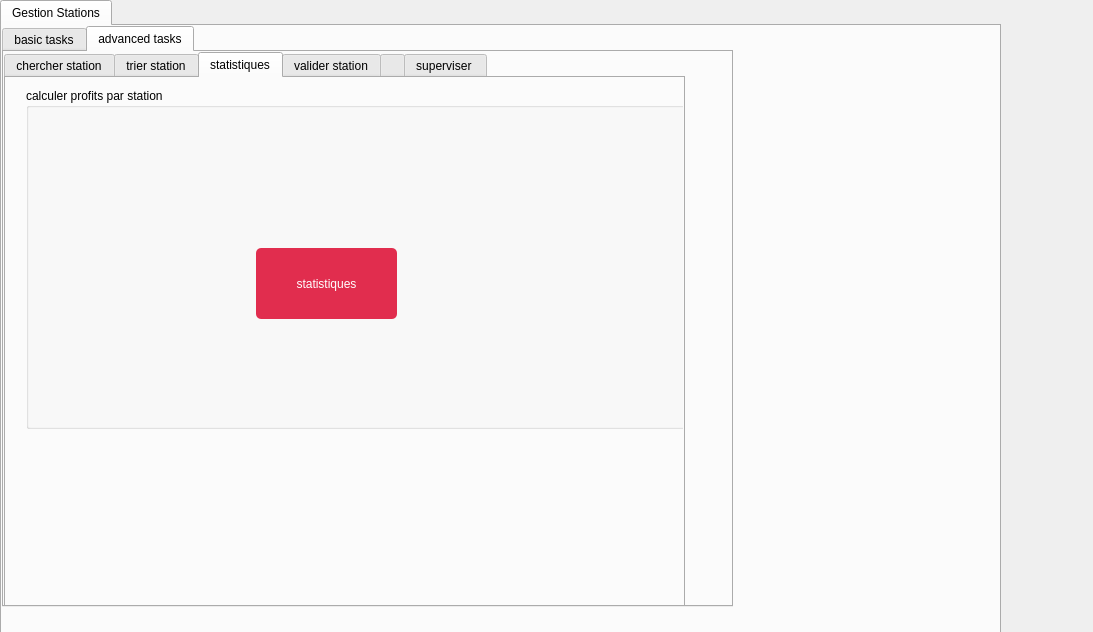
<?xml version="1.0" encoding="UTF-8"?>
<ui version="4.0">
 <class>DialogStation</class>
 <widget class="QDialog" name="DialogStation">
  <property name="geometry">
   <rect>
    <x>0</x>
    <y>0</y>
    <width>1093</width>
    <height>632</height>
   </rect>
  </property>
  <property name="windowTitle">
   <string>Dialog</string>
  </property>
  <widget class="QTabWidget" name="tabWidget_3">
   <property name="geometry">
    <rect>
     <x>0</x>
     <y>0</y>
     <width>1001</width>
     <height>671</height>
    </rect>
   </property>
   <property name="styleSheet">
    <string notr="true"/>
   </property>
   <property name="currentIndex">
    <number>0</number>
   </property>
   <property name="tabBarAutoHide">
    <bool>false</bool>
   </property>
   <widget class="QWidget" name="tab_12">
    <attribute name="title">
     <string>Gestion Stations</string>
    </attribute>
    <widget class="QTabWidget" name="tabWidget_5">
     <property name="geometry">
      <rect>
       <x>0</x>
       <y>0</y>
       <width>731</width>
       <height>581</height>
      </rect>
     </property>
     <property name="styleSheet">
      <string notr="true">background-image: url(:/img/pngtree-bus-stop-city-png-image_677426.jpg);</string>
     </property>
     <property name="currentIndex">
      <number>1</number>
     </property>
     <widget class="QWidget" name="tab_16">
      <attribute name="title">
       <string>basic tasks</string>
      </attribute>
      <widget class="QTabWidget" name="tabWidget_8">
       <property name="geometry">
        <rect>
         <x>0</x>
         <y>0</y>
         <width>691</width>
         <height>561</height>
        </rect>
       </property>
       <property name="styleSheet">
        <string notr="true"/>
       </property>
       <property name="currentIndex">
        <number>2</number>
       </property>
       <widget class="QWidget" name="tab_20">
        <attribute name="title">
         <string>ajouter station</string>
        </attribute>
        <widget class="QGroupBox" name="groupBox_6">
         <property name="geometry">
          <rect>
           <x>40</x>
           <y>10</y>
           <width>531</width>
           <height>331</height>
          </rect>
         </property>
         <property name="title">
          <string>ajouter station</string>
         </property>
         <widget class="QLabel" name="label_9">
          <property name="geometry">
           <rect>
            <x>50</x>
            <y>90</y>
            <width>56</width>
            <height>16</height>
           </rect>
          </property>
          <property name="text">
           <string>numero</string>
          </property>
         </widget>
         <widget class="QLabel" name="label_10">
          <property name="geometry">
           <rect>
            <x>50</x>
            <y>140</y>
            <width>56</width>
            <height>16</height>
           </rect>
          </property>
          <property name="text">
           <string>ville</string>
          </property>
         </widget>
         <widget class="QLabel" name="label_11">
          <property name="geometry">
           <rect>
            <x>50</x>
            <y>180</y>
            <width>56</width>
            <height>16</height>
           </rect>
          </property>
          <property name="text">
           <string>region</string>
          </property>
         </widget>
         <widget class="QLabel" name="label_12">
          <property name="geometry">
           <rect>
            <x>40</x>
            <y>230</y>
            <width>71</width>
            <height>16</height>
           </rect>
          </property>
          <property name="text">
           <string> ID lagent</string>
          </property>
         </widget>
         <widget class="QLineEdit" name="nom_station">
          <property name="geometry">
           <rect>
            <x>160</x>
            <y>40</y>
            <width>191</width>
            <height>22</height>
           </rect>
          </property>
          <property name="styleSheet">
           <string notr="true">background-color: rgb(170, 255, 255);</string>
          </property>
         </widget>
         <widget class="QLineEdit" name="le_numero">
          <property name="geometry">
           <rect>
            <x>160</x>
            <y>90</y>
            <width>191</width>
            <height>22</height>
           </rect>
          </property>
          <property name="styleSheet">
           <string notr="true">background-color: rgb(170, 255, 255);</string>
          </property>
         </widget>
         <widget class="QLineEdit" name="le_ville">
          <property name="geometry">
           <rect>
            <x>160</x>
            <y>130</y>
            <width>191</width>
            <height>22</height>
           </rect>
          </property>
          <property name="styleSheet">
           <string notr="true">background-color: rgb(170, 255, 255);</string>
          </property>
          <property name="text">
           <string/>
          </property>
         </widget>
         <widget class="QLineEdit" name="le_region">
          <property name="geometry">
           <rect>
            <x>160</x>
            <y>180</y>
            <width>191</width>
            <height>22</height>
           </rect>
          </property>
          <property name="styleSheet">
           <string notr="true">background-color: rgb(170, 255, 255);</string>
          </property>
         </widget>
         <widget class="QLineEdit" name="id_agent">
          <property name="geometry">
           <rect>
            <x>160</x>
            <y>230</y>
            <width>191</width>
            <height>22</height>
           </rect>
          </property>
          <property name="styleSheet">
           <string notr="true">background-color: rgb(170, 255, 255);</string>
          </property>
         </widget>
         <widget class="QLabel" name="label_8">
          <property name="geometry">
           <rect>
            <x>40</x>
            <y>40</y>
            <width>71</width>
            <height>16</height>
           </rect>
          </property>
          <property name="text">
           <string>nom station</string>
          </property>
         </widget>
         <widget class="QPushButton" name="pb_ajouter">
          <property name="geometry">
           <rect>
            <x>384</x>
            <y>290</y>
            <width>91</width>
            <height>23</height>
           </rect>
          </property>
          <property name="styleSheet">
           <string notr="true">QPushButton {

padding: 1px;

border-style: solid;

border: 2px solid gray;

border-radius: 8px;

background-color: rgb(143, 143, 143);

border:2px solid #000;

}

QPushButton {

color: #fff !important;

text-transform: uppercase;

text-decoration: none;

background: #e12d4e;

padding: 20px;

border-radius: 5px;

display: inline-block;

border: none;

transition: all 0.4s ease 0s;

}

QPushButton:hover {

background: #434343;

letter-spacing: 1px;

-webkit-box-shadow: 0px 5px 40px -10px rgba(0,0,0,0.57);

-moz-box-shadow: 0px 5px 40px -10px rgba(0,0,0,0.57);

box-shadow: 5px 40px -10px rgba(0,0,0,0.57);

transition: all 0.4s ease 0s;

}</string>
          </property>
          <property name="text">
           <string>ajouter</string>
          </property>
         </widget>
        </widget>
       </widget>
       <widget class="QWidget" name="tab_21">
        <attribute name="title">
         <string>afficher station</string>
        </attribute>
        <widget class="QTableView" name="tablestation">
         <property name="geometry">
          <rect>
           <x>20</x>
           <y>10</y>
           <width>441</width>
           <height>151</height>
          </rect>
         </property>
        </widget>
        <widget class="QPushButton" name="pb_afficher">
         <property name="geometry">
          <rect>
           <x>530</x>
           <y>120</y>
           <width>91</width>
           <height>23</height>
          </rect>
         </property>
         <property name="styleSheet">
          <string notr="true">QPushButton {

padding: 1px;

border-style: solid;

border: 2px solid gray;

border-radius: 8px;

background-color: rgb(143, 143, 143);

border:2px solid #000;

}

QPushButton {

color: #fff !important;

text-transform: uppercase;

text-decoration: none;

background: #e12d4e;

padding: 20px;

border-radius: 5px;

display: inline-block;

border: none;

transition: all 0.4s ease 0s;

}

QPushButton:hover {

background: #434343;

letter-spacing: 1px;

-webkit-box-shadow: 0px 5px 40px -10px rgba(0,0,0,0.57);

-moz-box-shadow: 0px 5px 40px -10px rgba(0,0,0,0.57);

box-shadow: 5px 40px -10px rgba(0,0,0,0.57);

transition: all 0.4s ease 0s;

}</string>
         </property>
         <property name="text">
          <string>afficher</string>
         </property>
        </widget>
       </widget>
       <widget class="QWidget" name="tab_7">
        <attribute name="title">
         <string>modifier station</string>
        </attribute>
        <widget class="QGroupBox" name="groupBox_7">
         <property name="geometry">
          <rect>
           <x>40</x>
           <y>10</y>
           <width>571</width>
           <height>391</height>
          </rect>
         </property>
         <property name="title">
          <string>modifier station</string>
         </property>
         <widget class="QGroupBox" name="groupBox_8">
          <property name="geometry">
           <rect>
            <x>10</x>
            <y>30</y>
            <width>141</width>
            <height>101</height>
           </rect>
          </property>
          <property name="title">
           <string>entrer num station</string>
          </property>
          <widget class="QLineEdit" name="numstation_edit">
           <property name="geometry">
            <rect>
             <x>10</x>
             <y>20</y>
             <width>113</width>
             <height>22</height>
            </rect>
           </property>
           <property name="styleSheet">
            <string notr="true">background-color: rgb(170, 255, 255);</string>
           </property>
          </widget>
         </widget>
         <widget class="QLabel" name="label_22">
          <property name="geometry">
           <rect>
            <x>20</x>
            <y>270</y>
            <width>51</width>
            <height>16</height>
           </rect>
          </property>
          <property name="text">
           <string>region</string>
          </property>
         </widget>
         <widget class="QLineEdit" name="region_edit">
          <property name="geometry">
           <rect>
            <x>110</x>
            <y>270</y>
            <width>191</width>
            <height>22</height>
           </rect>
          </property>
          <property name="styleSheet">
           <string notr="true">background-color: rgb(170, 255, 255);</string>
          </property>
         </widget>
         <widget class="QLabel" name="label_18">
          <property name="geometry">
           <rect>
            <x>15</x>
            <y>220</y>
            <width>56</width>
            <height>16</height>
           </rect>
          </property>
          <property name="text">
           <string>ville</string>
          </property>
         </widget>
         <widget class="QLabel" name="label_19">
          <property name="geometry">
           <rect>
            <x>15</x>
            <y>180</y>
            <width>56</width>
            <height>16</height>
           </rect>
          </property>
          <property name="text">
           <string>Agent</string>
          </property>
         </widget>
         <widget class="QLineEdit" name="ville_edit">
          <property name="geometry">
           <rect>
            <x>105</x>
            <y>220</y>
            <width>191</width>
            <height>22</height>
           </rect>
          </property>
          <property name="styleSheet">
           <string notr="true">background-color: rgb(170, 255, 255);</string>
          </property>
         </widget>
         <widget class="QLineEdit" name="agent_edit">
          <property name="geometry">
           <rect>
            <x>105</x>
            <y>180</y>
            <width>191</width>
            <height>22</height>
           </rect>
          </property>
          <property name="styleSheet">
           <string notr="true">background-color: rgb(170, 255, 255);</string>
          </property>
         </widget>
         <widget class="QLineEdit" name="nom_edit">
          <property name="geometry">
           <rect>
            <x>105</x>
            <y>140</y>
            <width>191</width>
            <height>22</height>
           </rect>
          </property>
          <property name="styleSheet">
           <string notr="true">background-color: rgb(170, 255, 255);</string>
          </property>
         </widget>
         <widget class="QPushButton" name="pb_modifier">
          <property name="geometry">
           <rect>
            <x>210</x>
            <y>310</y>
            <width>93</width>
            <height>28</height>
           </rect>
          </property>
          <property name="styleSheet">
           <string notr="true">QPushButton {

padding: 1px;

border-style: solid;

border: 2px solid gray;

border-radius: 8px;

background-color: rgb(143, 143, 143);

border:2px solid #000;

}

QPushButton {

color: #fff !important;

text-transform: uppercase;

text-decoration: none;

background: #e12d4e;

padding: 20px;

border-radius: 5px;

display: inline-block;

border: none;

transition: all 0.4s ease 0s;

}

QPushButton:hover {

background: #434343;

letter-spacing: 1px;

-webkit-box-shadow: 0px 5px 40px -10px rgba(0,0,0,0.57);

-moz-box-shadow: 0px 5px 40px -10px rgba(0,0,0,0.57);

box-shadow: 5px 40px -10px rgba(0,0,0,0.57);

transition: all 0.4s ease 0s;

}</string>
          </property>
          <property name="text">
           <string>modifier</string>
          </property>
         </widget>
         <widget class="QLabel" name="label_13">
          <property name="geometry">
           <rect>
            <x>20</x>
            <y>140</y>
            <width>47</width>
            <height>14</height>
           </rect>
          </property>
          <property name="text">
           <string>nom</string>
          </property>
         </widget>
        </widget>
       </widget>
       <widget class="QWidget" name="tab_8">
        <attribute name="title">
         <string>supprimer station</string>
        </attribute>
        <widget class="QGroupBox" name="groupBox_13">
         <property name="geometry">
          <rect>
           <x>20</x>
           <y>10</y>
           <width>221</width>
           <height>161</height>
          </rect>
         </property>
         <property name="styleSheet">
          <string notr="true"/>
         </property>
         <property name="title">
          <string>supprimer station</string>
         </property>
         <widget class="QPushButton" name="pb_supprimer">
          <property name="geometry">
           <rect>
            <x>50</x>
            <y>80</y>
            <width>141</width>
            <height>51</height>
           </rect>
          </property>
          <property name="styleSheet">
           <string notr="true">QPushButton {

padding: 1px;

border-style: solid;

border: 2px solid gray;

border-radius: 8px;

background-color: rgb(143, 143, 143);

border:2px solid #000;

}

QPushButton {

color: #fff !important;

text-transform: uppercase;

text-decoration: none;

background: #e12d4e;

padding: 20px;

border-radius: 5px;

display: inline-block;

border: none;

transition: all 0.4s ease 0s;

}

QPushButton:hover {

background: #434343;

letter-spacing: 1px;

-webkit-box-shadow: 0px 5px 40px -10px rgba(0,0,0,0.57);

-moz-box-shadow: 0px 5px 40px -10px rgba(0,0,0,0.57);

box-shadow: 5px 40px -10px rgba(0,0,0,0.57);

transition: all 0.4s ease 0s;

}</string>
          </property>
          <property name="text">
           <string>supprimer </string>
          </property>
         </widget>
         <widget class="QLabel" name="label_2">
          <property name="geometry">
           <rect>
            <x>10</x>
            <y>50</y>
            <width>47</width>
            <height>14</height>
           </rect>
          </property>
          <property name="text">
           <string>numero</string>
          </property>
         </widget>
         <widget class="QLineEdit" name="numero_del">
          <property name="geometry">
           <rect>
            <x>70</x>
            <y>40</y>
            <width>113</width>
            <height>20</height>
           </rect>
          </property>
          <property name="styleSheet">
           <string notr="true">background-color: rgb(170, 255, 255);</string>
          </property>
         </widget>
        </widget>
       </widget>
      </widget>
     </widget>
     <widget class="QWidget" name="tab_17">
      <attribute name="title">
       <string>advanced tasks</string>
      </attribute>
      <widget class="QTabWidget" name="tabWidget_9">
       <property name="geometry">
        <rect>
         <x>0</x>
         <y>0</y>
         <width>681</width>
         <height>571</height>
        </rect>
       </property>
       <property name="styleSheet">
        <string notr="true"/>
       </property>
       <property name="currentIndex">
        <number>2</number>
       </property>
       <widget class="QWidget" name="tab_23">
        <attribute name="title">
         <string>chercher station</string>
        </attribute>
        <widget class="QGroupBox" name="groupBox_22">
         <property name="geometry">
          <rect>
           <x>0</x>
           <y>0</y>
           <width>621</width>
           <height>271</height>
          </rect>
         </property>
         <property name="title">
          <string>entrer num station</string>
         </property>
         <widget class="QTableView" name="tableView_rech">
          <property name="geometry">
           <rect>
            <x>40</x>
            <y>30</y>
            <width>561</width>
            <height>241</height>
           </rect>
          </property>
         </widget>
        </widget>
        <widget class="QLineEdit" name="lineEdit_recherhche_2">
         <property name="geometry">
          <rect>
           <x>220</x>
           <y>320</y>
           <width>113</width>
           <height>20</height>
          </rect>
         </property>
        </widget>
        <widget class="QPushButton" name="pb_recherche">
         <property name="geometry">
          <rect>
           <x>360</x>
           <y>320</y>
           <width>75</width>
           <height>23</height>
          </rect>
         </property>
         <property name="text">
          <string>Rechercher</string>
         </property>
        </widget>
       </widget>
       <widget class="QWidget" name="tab_24">
        <attribute name="title">
         <string>trier station</string>
        </attribute>
        <widget class="QGroupBox" name="groupBox_16">
         <property name="geometry">
          <rect>
           <x>30</x>
           <y>40</y>
           <width>251</width>
           <height>311</height>
          </rect>
         </property>
         <property name="title">
          <string>trier stations</string>
         </property>
         <widget class="QGroupBox" name="groupBox_17">
          <property name="geometry">
           <rect>
            <x>10</x>
            <y>30</y>
            <width>201</width>
            <height>161</height>
           </rect>
          </property>
          <property name="title">
           <string>par</string>
          </property>
          <widget class="QPushButton" name="pushButton_32">
           <property name="geometry">
            <rect>
             <x>70</x>
             <y>120</y>
             <width>93</width>
             <height>28</height>
            </rect>
           </property>
           <property name="styleSheet">
            <string notr="true">QPushButton {

padding: 1px;

border-style: solid;

border: 2px solid gray;

border-radius: 8px;

background-color: rgb(143, 143, 143);

border:2px solid #000;

}

QPushButton {

color: #fff !important;

text-transform: uppercase;

text-decoration: none;

background: #e12d4e;

padding: 20px;

border-radius: 5px;

display: inline-block;

border: none;

transition: all 0.4s ease 0s;

}

QPushButton:hover {

background: #434343;

letter-spacing: 1px;

-webkit-box-shadow: 0px 5px 40px -10px rgba(0,0,0,0.57);

-moz-box-shadow: 0px 5px 40px -10px rgba(0,0,0,0.57);

box-shadow: 5px 40px -10px rgba(0,0,0,0.57);

transition: all 0.4s ease 0s;

}</string>
           </property>
           <property name="text">
            <string>trier</string>
           </property>
          </widget>
          <widget class="QComboBox" name="col">
           <property name="geometry">
            <rect>
             <x>10</x>
             <y>50</y>
             <width>62</width>
             <height>22</height>
            </rect>
           </property>
           <item>
            <property name="text">
             <string>numero</string>
            </property>
           </item>
           <item>
            <property name="text">
             <string>ville</string>
            </property>
           </item>
           <item>
            <property name="text">
             <string>id_agent</string>
            </property>
           </item>
          </widget>
          <widget class="QComboBox" name="ord">
           <property name="geometry">
            <rect>
             <x>90</x>
             <y>50</y>
             <width>62</width>
             <height>22</height>
            </rect>
           </property>
           <item>
            <property name="text">
             <string>asc</string>
            </property>
           </item>
           <item>
            <property name="text">
             <string>desc</string>
            </property>
           </item>
          </widget>
         </widget>
        </widget>
        <widget class="QTableView" name="tableViewja_3">
         <property name="geometry">
          <rect>
           <x>310</x>
           <y>70</y>
           <width>321</width>
           <height>181</height>
          </rect>
         </property>
        </widget>
       </widget>
       <widget class="QWidget" name="tab_27">
        <attribute name="title">
         <string>statistiques</string>
        </attribute>
        <widget class="QGroupBox" name="groupBox_15">
         <property name="geometry">
          <rect>
           <x>20</x>
           <y>10</y>
           <width>831</width>
           <height>341</height>
          </rect>
         </property>
         <property name="title">
          <string>calculer profits par station</string>
         </property>
         <widget class="QPushButton" name="pushButton_28">
          <property name="geometry">
           <rect>
            <x>230</x>
            <y>160</y>
            <width>141</width>
            <height>71</height>
           </rect>
          </property>
          <property name="styleSheet">
           <string notr="true">QPushButton {

padding: 1px;

border-style: solid;

border: 2px solid gray;

border-radius: 8px;

background-color: rgb(143, 143, 143);

border:2px solid #000;

}

QPushButton {

color: #fff !important;

text-transform: uppercase;

text-decoration: none;

background: #e12d4e;

padding: 20px;

border-radius: 5px;

display: inline-block;

border: none;

transition: all 0.4s ease 0s;

}

QPushButton:hover {

background: #434343;

letter-spacing: 1px;

-webkit-box-shadow: 0px 5px 40px -10px rgba(0,0,0,0.57);

-moz-box-shadow: 0px 5px 40px -10px rgba(0,0,0,0.57);

box-shadow: 5px 40px -10px rgba(0,0,0,0.57);

transition: all 0.4s ease 0s;

}
</string>
          </property>
          <property name="text">
           <string>statistiques</string>
          </property>
         </widget>
        </widget>
       </widget>
       <widget class="QWidget" name="tab_25">
        <attribute name="title">
         <string>valider station</string>
        </attribute>
        <widget class="QGroupBox" name="groupBox_18">
         <property name="geometry">
          <rect>
           <x>20</x>
           <y>0</y>
           <width>541</width>
           <height>401</height>
          </rect>
         </property>
         <property name="title">
          <string>valider station</string>
         </property>
         <widget class="QLabel" name="label_23">
          <property name="geometry">
           <rect>
            <x>20</x>
            <y>20</y>
            <width>191</width>
            <height>16</height>
           </rect>
          </property>
          <property name="text">
           <string>elements presents dans la station:</string>
          </property>
         </widget>
         <widget class="QCheckBox" name="camera_ck">
          <property name="geometry">
           <rect>
            <x>140</x>
            <y>70</y>
            <width>70</width>
            <height>18</height>
           </rect>
          </property>
          <property name="text">
           <string>camera</string>
          </property>
         </widget>
         <widget class="QCheckBox" name="chaises_ck">
          <property name="geometry">
           <rect>
            <x>140</x>
            <y>110</y>
            <width>70</width>
            <height>18</height>
           </rect>
          </property>
          <property name="text">
           <string>chaises</string>
          </property>
         </widget>
         <widget class="QCheckBox" name="tickets_ck">
          <property name="geometry">
           <rect>
            <x>140</x>
            <y>150</y>
            <width>70</width>
            <height>18</height>
           </rect>
          </property>
          <property name="text">
           <string>tickets</string>
          </property>
         </widget>
         <widget class="QCheckBox" name="planning_ck">
          <property name="geometry">
           <rect>
            <x>140</x>
            <y>190</y>
            <width>70</width>
            <height>18</height>
           </rect>
          </property>
          <property name="text">
           <string>planning</string>
          </property>
         </widget>
         <widget class="QCheckBox" name="presence_ck">
          <property name="geometry">
           <rect>
            <x>140</x>
            <y>230</y>
            <width>101</width>
            <height>18</height>
           </rect>
          </property>
          <property name="text">
           <string>presence agent</string>
          </property>
         </widget>
         <widget class="QPushButton" name="pb_valider">
          <property name="geometry">
           <rect>
            <x>304</x>
            <y>150</y>
            <width>101</width>
            <height>23</height>
           </rect>
          </property>
          <property name="styleSheet">
           <string notr="true">QPushButton {

padding: 1px;

border-style: solid;

border: 2px solid gray;

border-radius: 8px;

background-color: rgb(143, 143, 143);

border:2px solid #000;

}

QPushButton {

color: #fff !important;

text-transform: uppercase;

text-decoration: none;

background: #e12d4e;

padding: 20px;

border-radius: 5px;

display: inline-block;

border: none;

transition: all 0.4s ease 0s;

}

QPushButton:hover {

background: #434343;

letter-spacing: 1px;

-webkit-box-shadow: 0px 5px 40px -10px rgba(0,0,0,0.57);

-moz-box-shadow: 0px 5px 40px -10px rgba(0,0,0,0.57);

box-shadow: 5px 40px -10px rgba(0,0,0,0.57);

transition: all 0.4s ease 0s;

}
</string>
          </property>
          <property name="text">
           <string>Valider</string>
          </property>
         </widget>
        </widget>
       </widget>
       <widget class="QWidget" name="tab_26">
        <attribute name="title">
         <string/>
        </attribute>
       </widget>
       <widget class="QWidget" name="tab_28">
        <attribute name="title">
         <string>superviser </string>
        </attribute>
        <widget class="QGroupBox" name="groupBox_19">
         <property name="geometry">
          <rect>
           <x>10</x>
           <y>0</y>
           <width>631</width>
           <height>401</height>
          </rect>
         </property>
         <property name="title">
          <string>superviser le planning</string>
         </property>
         <widget class="QPushButton" name="pushButton">
          <property name="geometry">
           <rect>
            <x>240</x>
            <y>170</y>
            <width>151</width>
            <height>51</height>
           </rect>
          </property>
          <property name="styleSheet">
           <string notr="true">QPushButton {

padding: 1px;

border-style: solid;

border: 2px solid gray;

border-radius: 8px;

background-color: rgb(143, 143, 143);

border:2px solid #000;

}

QPushButton {

color: #fff !important;

text-transform: uppercase;

text-decoration: none;

background: #e12d4e;

padding: 20px;

border-radius: 5px;

display: inline-block;

border: none;

transition: all 0.4s ease 0s;

}

QPushButton:hover {

background: #434343;

letter-spacing: 1px;

-webkit-box-shadow: 0px 5px 40px -10px rgba(0,0,0,0.57);

-moz-box-shadow: 0px 5px 40px -10px rgba(0,0,0,0.57);

box-shadow: 5px 40px -10px rgba(0,0,0,0.57);

transition: all 0.4s ease 0s;

}</string>
          </property>
          <property name="text">
           <string>Excel</string>
          </property>
         </widget>
        </widget>
       </widget>
      </widget>
     </widget>
    </widget>
   </widget>
  </widget>
 </widget>
 <resources/>
 <connections/>
</ui>
